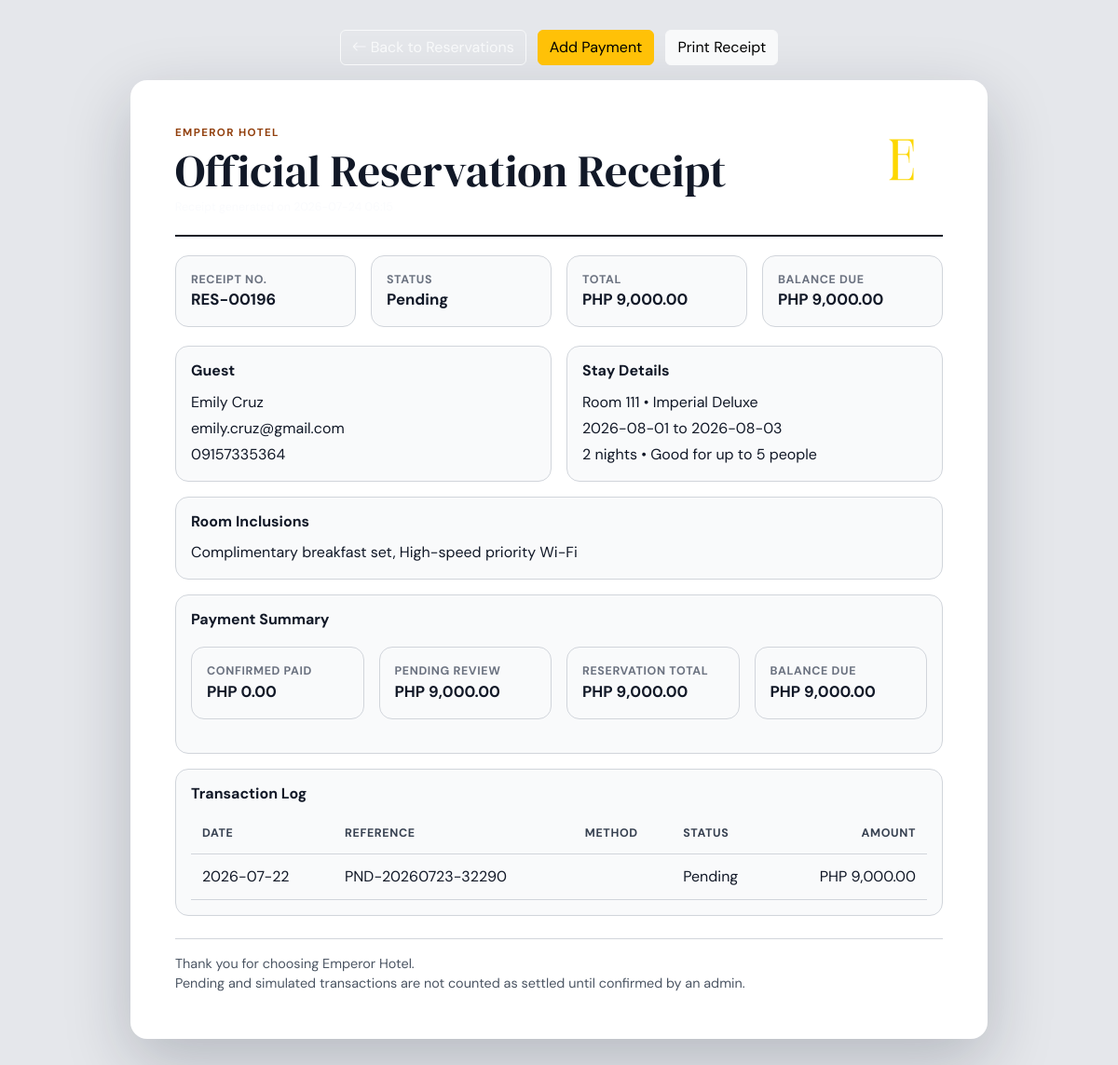
The page /public/admin/receipt.php?reservation_id=196 (signed in) on the database as committed earlier.
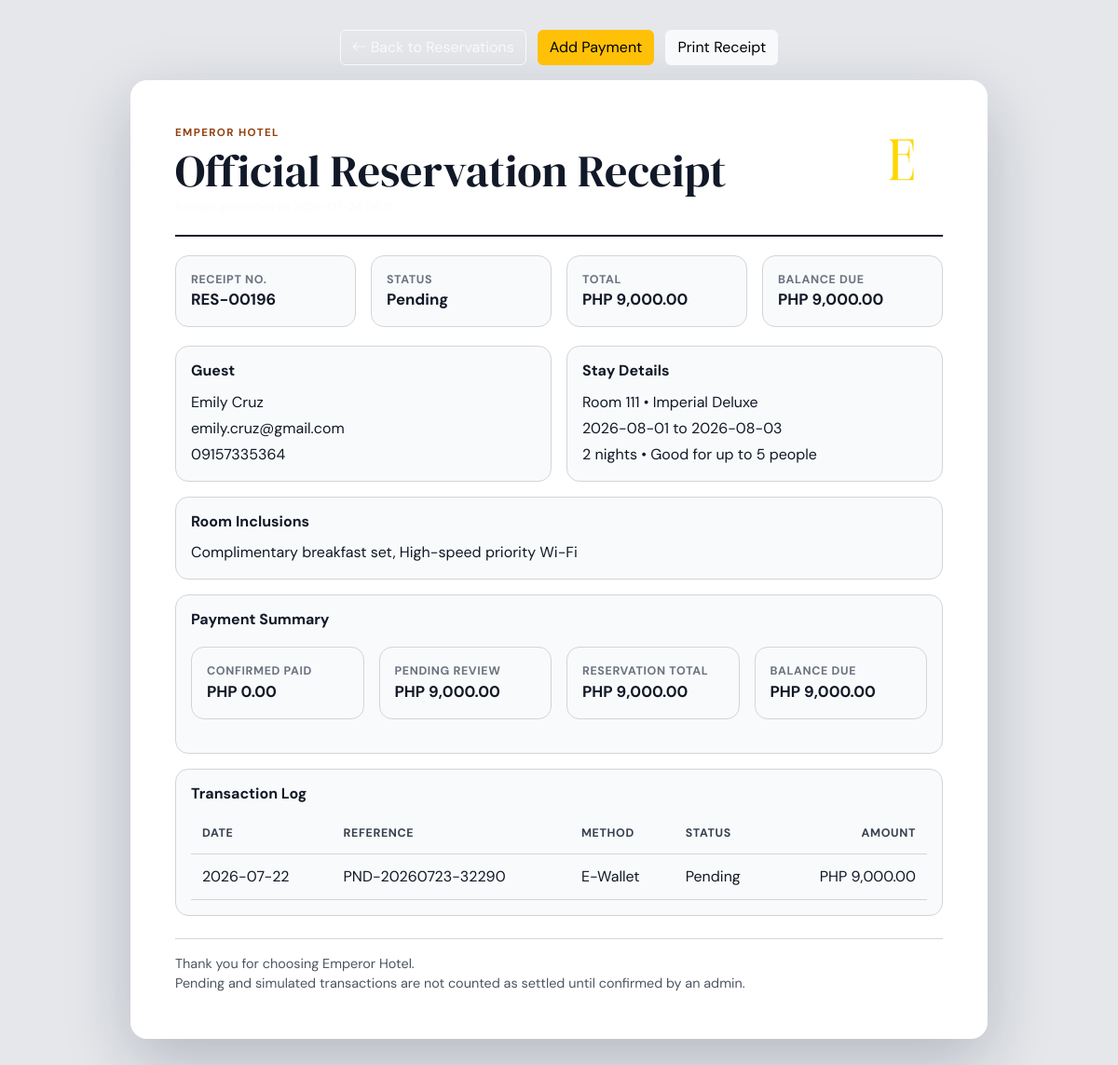
The same page on the database as committed later.
### tables this page shows
CREATE TABLE IF NOT EXISTS reservations (
    reservation_id INT AUTO_INCREMENT PRIMARY KEY,
    user_id INT NULL,
    guest_id INT NOT NULL,
    room_id INT NOT NULL,
    check_in DATE NOT NULL,
    check_out DATE NOT NULL,
    total_amount DECIMAL(10,2) NOT NULL DEFAULT 0.00,
    status ENUM('Pending', 'Confirmed', 'Checked-in', 'Checked-out', 'Cancelled') NOT NULL DEFAULT 'Pending',
    created_at TIMESTAMP DEFAULT CURRENT_TIMESTAMP,
    FOREIGN KEY (user_id) REFERENCES users(user_id) ON DELETE SET NULL,
    FOREIGN KEY (guest_id) REFERENCES guests(guest_id) ON DELETE CASCADE,
    FOREIGN KEY (room_id) REFERENCES rooms(room_id) ON DELETE RESTRICT
);

CREATE TABLE IF NOT EXISTS guests (
    guest_id INT AUTO_INCREMENT PRIMARY KEY,
    user_id INT NULL,
    first_name VARCHAR(100) NOT NULL,
    last_name VARCHAR(100) NOT NULL,
    phone VARCHAR(30) DEFAULT NULL,
    email VARCHAR(150) DEFAULT NULL,
    created_at TIMESTAMP DEFAULT CURRENT_TIMESTAMP,
    FOREIGN KEY (user_id) REFERENCES users(user_id) ON DELETE SET NULL
);

CREATE TABLE IF NOT EXISTS rooms (
    room_id INT AUTO_INCREMENT PRIMARY KEY,
    room_number VARCHAR(10) NOT NULL UNIQUE,
    room_type ENUM('Imperial Deluxe', 'Royal Executive', 'Emperor Presidential') NOT NULL,
    floor INT NOT NULL,
    price_per_night DECIMAL(10,2) NOT NULL,
    bed_type VARCHAR(50) DEFAULT 'King Bed',
    max_capacity INT NOT NULL DEFAULT 2,
    view_type VARCHAR(100) DEFAULT 'City View',
    status ENUM('Available', 'Reserved', 'Occupied', 'Cleaning', 'Maintenance') NOT NULL DEFAULT 'Available',
    created_at TIMESTAMP DEFAULT CURRENT_TIMESTAMP
);

CREATE TABLE IF NOT EXISTS payments (
    payment_id INT AUTO_INCREMENT PRIMARY KEY,
    reservation_id INT NOT NULL,
    amount DECIMAL(10,2) NOT NULL,
    payment_method ENUM('Cash', 'Credit Card', 'Debit Card', 'Bank Transfer', 'E-Wallet', 'Other') NOT NULL DEFAULT 'Cash',
    payment_status ENUM('Pending', 'Confirmed', 'Paid', 'Failed', 'Refunded') NOT NULL DEFAULT 'Pending',
    transaction_reference VARCHAR(100) DEFAULT NULL,
    payment_date TIMESTAMP DEFAULT CURRENT_TIMESTAMP,
    FOREIGN KEY (reservation_id) REFERENCES reservations(reservation_id) ON DELETE CASCADE
);

### public/includes/bootstrap.php (called while the page is built, shortened)
<?php
require_once APP_ROOT . '/app/helpers/auth.php';
spl_autoload_register(static function (string $className): void {
    $modelPath = APP_ROOT . '/app/models/' . $className . '.php';
});

### app/models/Reservation.php (called while the page is built, shortened)
<?php
class Reservation
{
    public function find(int $reservationId): ?array
    {
        $statement = $this->db->prepare(
            "SELECT r.*, g.first_name, g.last_name, g.email AS guest_email, g.phone,
                    rm.room_number, rm.room_type
             FROM reservations r
             INNER JOIN guests g ON g.guest_id = r.guest_id
             INNER JOIN rooms rm ON rm.room_id = r.room_id
             WHERE r.reservation_id = :reservation_id
             LIMIT 1"
        );
        $statement->execute(['reservation_id' => $reservationId]);
        $reservation = $statement->fetch();
        return $reservation ?: null;
    }
}

### app/helpers/auth.php (called while the page is built, shortened)
<?php
function e(string|null|int|float $value): string
{
    return htmlspecialchars((string) $value, ENT_QUOTES, 'UTF-8');
}
function formatMoney(float $amount): string
{
    return 'PHP ' . number_format($amount, 2);
}

### public/includes/room_catalog.php (called while the page is built, shortened)
<?php
function roomIncludedPerksForType(string $roomType): array
{
    $catalog = roomCatalog();
    return array_values($catalog[$roomType]['included_perks'] ?? []);
}
function roomIncludedPerksText(string $roomType): string
{
    $perks = roomIncludedPerksForType($roomType);
    return $perks ? implode(', ', $perks) : 'Standard room amenities';
}

### app/models/Payment.php (called while the page is built, shortened)
<?php
class Payment
{
    public function forReservation(int $reservationId): array
    {
        $this->assertReservationExists($reservationId);
        $statement = $this->db->prepare(
            'SELECT *
             FROM payments
             WHERE reservation_id = :reservation_id
             ORDER BY payment_date DESC'
        );
        $statement->execute(['reservation_id' => $reservationId]);
        return $statement->fetchAll();
    }
    private function assertReservationExists(int $reservationId): void
    {
        $statement = $this->db->prepare('SELECT COUNT(*) FROM reservations WHERE reservation_id = :reservation_id');
        $statement->execute(['reservation_id' => $reservationId]);
    }
}

### public/admin/receipt.php (the view, shortened to what the rows shown need)
<?php
require_once __DIR__ . '/../includes/bootstrap.php';
require_once __DIR__ . '/../includes/layout.php';
require_once __DIR__ . '/../includes/room_catalog.php';
$db = Database::connect();
$reservationModel = new Reservation($db);
$paymentModel = new Payment($db);
$reservationId = (int) ($_GET['reservation_id'] ?? 0);
$reservation = $reservationId > 0 ? $reservationModel->find($reservationId) : null;
$payments = $paymentModel->forReservation($reservationId);
$nights = max(1, (int) floor((strtotime((string) $reservation['check_out']) - strtotime((string) $reservation['check_in'])) / 86400));
?>
<main class="receipt-shell">
    <section class="receipt-paper">
        <header class="receipt-header">
            <div>
                <h1>Official Reservation Receipt</h1>
            </div>
        </header>
        <div class="receipt-summary">
            <div>
                <span>Status</span>
                <strong><?php echo e($reservation['status']); ?></strong>
            </div>
            <div>
                <span>Total</span>
                <strong><?php echo e(formatMoney((float) $reservation['total_amount'])); ?></strong>
            </div>
        </div>
        <div class="receipt-grid">
            <section>
                <h2>Guest</h2>
                <p class="mb-1"><?php echo e($reservation['first_name'] . ' ' . $reservation['last_name']); ?></p>
                <p class="mb-1"><?php echo e($reservation['guest_email'] ?: 'No email provided'); ?></p>
                <p class="mb-0"><?php echo e($reservation['phone'] ?: 'No phone provided'); ?></p>
            </section>
            <section>
                <h2>Stay Details</h2>
                <p class="mb-1">Room <?php echo e($reservation['room_number']); ?> • <?php echo e($reservation['room_type']); ?></p>
                <p class="mb-1"><?php echo e($reservation['check_in']); ?> to <?php echo e($reservation['check_out']); ?></p>
                <p class="mb-0"><?php echo e($nights); ?> <?php echo $nights === 1 ? 'night' : 'nights'; ?> • Good for up to 5 people</p>
            </section>
        </div>
        <section class="receipt-section">
            <h2>Room Inclusions</h2>
            <p class="mb-0"><?php echo e(roomIncludedPerksText((string) $reservation['room_type'])); ?></p>
        </section>
        <section class="receipt-section">
            <h2>Payment Summary</h2>
            <div class="receipt-summary">
                <div>
                    <span>Reservation Total</span>
                    <strong><?php echo e(formatMoney((float) $reservation['total_amount'])); ?></strong>
                </div>
            </div>
        </section>
        <section class="receipt-section">
            <h2>Transaction Log</h2>
            <table class="receipt-table">
                <thead>
                    <tr>
                        <th>Date</th>
                        <th>Reference</th>
                        <th>Method</th>
                        <th>Status</th>
                        <th class="text-end">Amount</th>
                    </tr>
                </thead>
                <tbody>
                    <?php foreach ($payments as $payment): ?>
                        <tr>
                            <td><?php echo e(date('Y-m-d', strtotime((string) $payment['payment_date']))); ?></td>
                            <td><?php echo e($payment['transaction_reference']); ?></td>
                            <td><?php echo e($payment['payment_method']); ?></td>
                            <td><?php echo e($payment['payment_status']); ?></td>
                            <td class="text-end"><?php echo e(formatMoney((float) $payment['amount'])); ?></td>
                        </tr>
                    <?php endforeach; ?>
                </tbody>
            </table>
        </section>
    </section>
</main>
</body>
</html>

Rows that differ between the two databases and show on the page:
changed payments "PND-20260723-32290": payment_method (not shown) → "E-Wallet"
